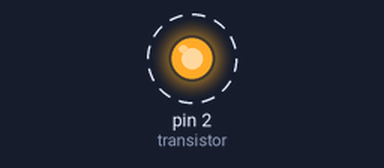
Simulated run of this sketch. Board: Arduino Uno, built with avr-gcc and run on an emulated ATmega328P. On the bench: output pins drawn as LEDs (lit = HIGH). Dashed ring = blinking. What the sketch prints to the serial monitor is not drawn.

Above: at 0.5 s.
Timing chart, 0 to 4.6 s (numbered marks = the images above):
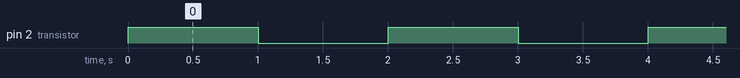

Measured:
- by itself, pin 2 (transistor): alternates HIGH for 1.0 s and LOW for 1.0 s

The sketch:

PullDown.ino
```cpp
const int transistor = 2;

void setup()
{
  pinMode (transistor, OUTPUT);
  Serial.begin(9600);
}

void loop()
{
  digitalWrite (transistor, HIGH);
  Serial.println("ON");
  delay(1000);
  digitalWrite (transistor, LOW);
  Serial.println("OFF");
  delay(1000);
}
```
